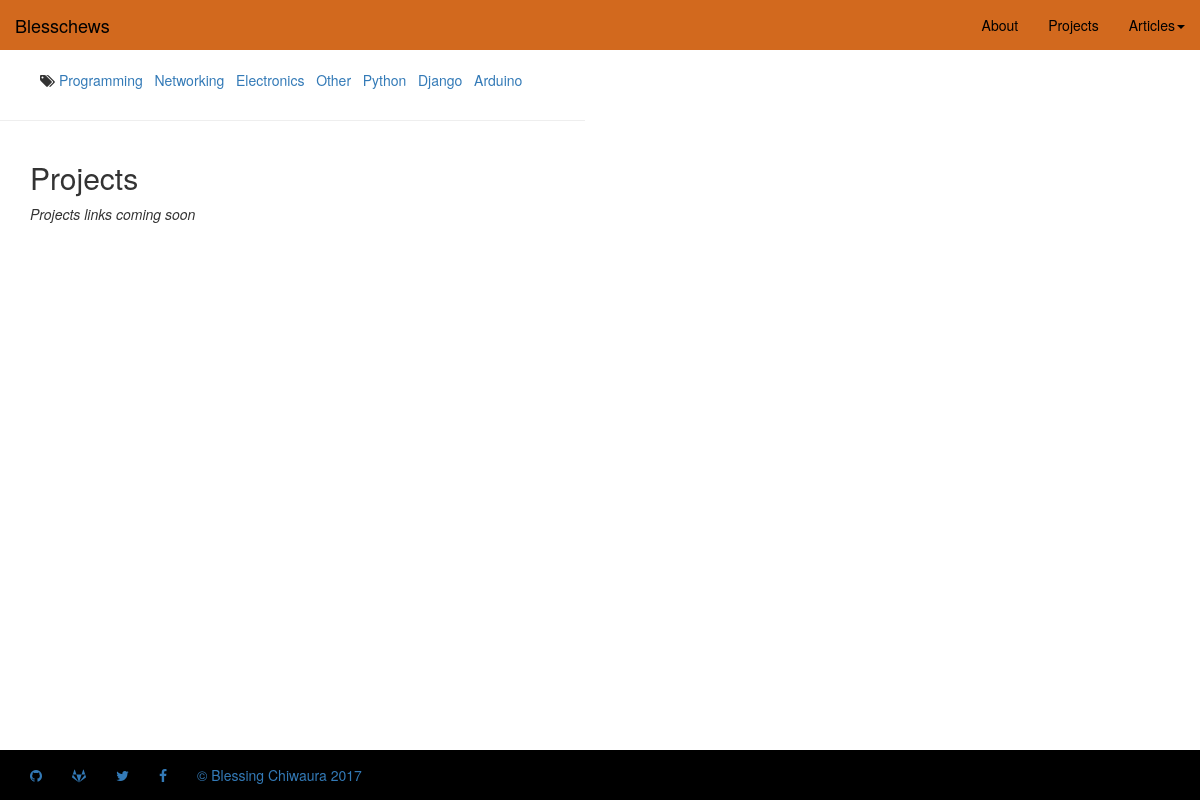
The app's page /project/ with its own data.
### myblog/models.py (models this page shows, shortened)
class Tag(models.Model):
	name=models.CharField(max_length=30)
	description=models.TextField()

### myblog/views.py (the view)
# urls.py: url(r'^project/$',	ProjectView.as_view(),	name='project'),
class ProjectView(TemplateView):
	template_name='project.html'
	def get_context_data(self, **kwargs):
		context = super(ProjectView, self).get_context_data(**kwargs)
		context['title']='Projects'
		context['tags']=Tag.objects.all().order_by('pk')
		context['projects']=Project.objects.all().order_by('pk')
		return context

### myblog/templates/project.html
{% extends 'base.html' %}
{% block content %}
<div class="row">
	<div class="col-xs-6">
		<h2>Projects</h2>
		{% for project in projects %}
			<p>{{ project.name }}</p>
			<p>{{ project.description }}
			<p><a href="{{  project.link }}">Link</a></p>
			<hr>
			{% empty %}
			<p><i>Projects links coming soon</i></p>
			{% endfor %}
	</div>
</div>
{% endblock %}

### myblog/templates/base.html (shortened to what this page needs)
<!DOCTYPE html>
<html lang="en" style="height:100%;">
<head>
	{% load staticfiles %}
	<link rel="stylesheet" type="text/css" href="{% static "styles/css/bootstrap.css" %}">
	<link rel="stylesheet" href="https://maxcdn.bootstrapcdn.com/font-awesome/4.7.0/css/font-awesome.min.css">
</head>
<nav class="navbar " >
	<div class="container-fluid navbar-fixed-top"  style="background:chocolate" >
		<div class="navbar-header ">
			<a class='navbar-brand' href="#" style="color:black;">Blesschews</a>
		</div>
        <div id="myNavbar" class="collapse navbar-collapse">
		<ul class="nav navbar-nav navbar-right">
			<li><a  href="{% url 'about' %}" style="color:black;">About</a></li>
			<li><a  href="{% url 'project' %}" style="color:black;">Projects</a></li>
			<li class="dropdown"><a  class="dropdown-toggle"  data-toggle="dropdown" href="#" style="color:black;">Articles<span class="caret"></span></a>
			</li>
		</ul>
        </div>
	</div>
</nav>
<body style="">
	<div class="row">
	<div class="col-xs-6">
		<ul style="list-style:none; display:inline-block">
			<i class="fa fa-tags"></i>{% for tag in tags %}
			<a href="{% url 'tagged_post' pk=tag.pk %}">{{ tag.name }} &nbsp</a>
			{% endfor %}
		</ul>
		<hr>
	</div>
	</div>
<div class="  container">
	{% block content %}
	{% endblock %}
</div>
</body>
<nav class="navbar">
<footer class="navbar-fixed-bottom" style="margin-top:10px;background:black;">
	<div class="container-fluid">
		<ul class="nav navbar-nav ">
			<li><a href="https://github.com/blesschews"><i class="fa fa-github"></i> </a></li>
			<li><a href="https://gitlab.com/blesschews"><i class="fa fa-gitlab"></i> </a></li>
			<li><a href="https://twitter.com/BeeChiwa"><i class="fa fa-twitter"></i>    </a></li>
			<li><a href="https://www.facebook.com/alice.chivaura"><i class="fa fa-facebook"></i>    </a></li>
			<li> <a href="#">&copy; Blessing Chiwaura 2017</a></li>
		</ul>
	</div>
</footer>
</nav>
</html>

### records on screen
Tag: name "Programming"
Tag: name "Networking"
Tag: name "Electronics"
Tag: name "Other"
Tag: name "Python"
Tag: name "Django"
Tag: name "Arduino"
